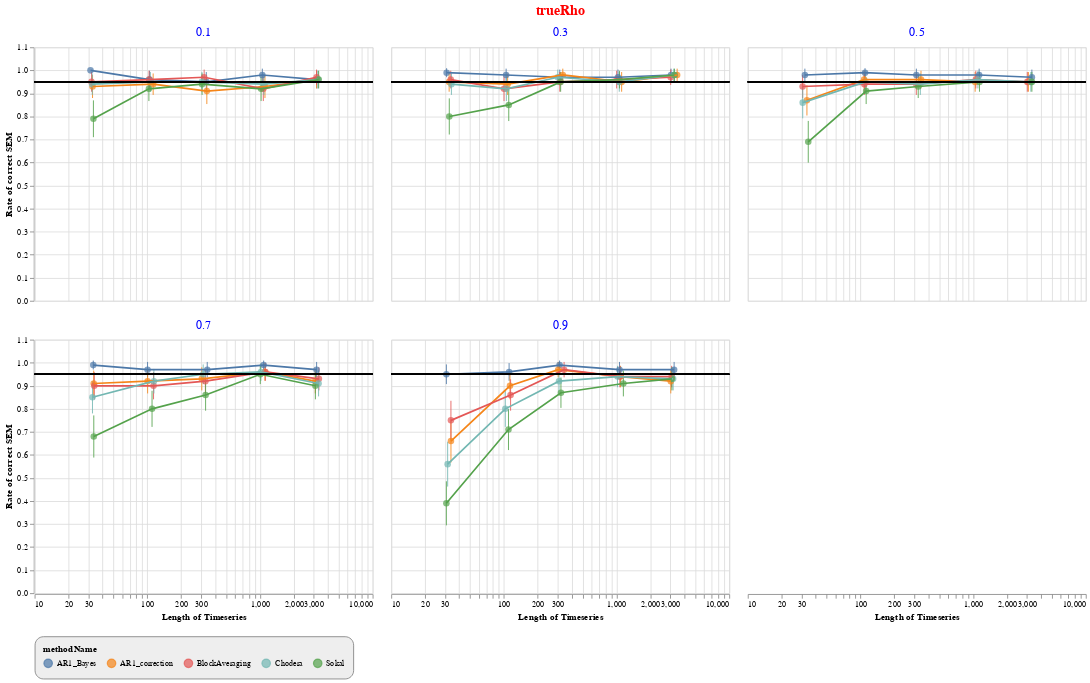

Notebook source saved alongside this figure:
### Code cell
# the base chart
base = alt.Chart(data).transform_calculate(
    x_jittered = '0.15*random()*datum.timeSeriesLength+datum.timeSeriesLength',
    ymin="datum.rate-datum.confInt",
    ymax="datum.rate+datum.confInt",
    goal='0.95')

#generate the scatter points:
points = base.mark_point(filled=True).encode(
    x=alt.X('x_jittered:Q', scale=alt.Scale(type='log'), title='Length of Timeseries'),
    y=alt.Y('rate:Q', scale=alt.Scale(domain=[0,1.04]), title='Rate of correct SEM'),
    size=alt.value(60),
    color='methodName')

#generate the scatter points:
line = base.mark_line().encode(
    x=alt.X('x_jittered:Q'),
    y=alt.Y('rate:Q'),
    color='methodName')

# scale=alt.Scale(type='log', domain=[0.001, 1000]),
#           axis=alt.Axis(tickCount=5)
    
#generate the 95% mark:
rule = base.mark_rule(color='black').encode(
    alt.Y('goal:Q'))

# generate the error bars:
# errorbars = base.mark_errorbar().encode(
#     alt.X("x_jittered:Q"),
#     alt.Y("ymin:Q", title=''),
#     alt.Y2("ymax:Q"),
#     color='methodName')

errorbar = base.mark_rule().encode(
    alt.X("x_jittered:Q"),
    alt.Y("ymin:Q", title=''),
    alt.Y2("ymax:Q")
)


chart = alt.layer(
    
  errorbars,
  points,
  line,
  rule,
    
).facet(facet='trueRho', columns=3)

chart = chart.configure_header(titleColor='red',
                       titleFontSize=16,
                      labelColor='blue',
                      labelFontSize=14)

chart = chart.configure_legend(
    strokeColor='gray',
    fillColor='#EEEEEE',
    padding=10,
    cornerRadius=10,
    orient='bottom'
)


chart = chart.configure_axis(
    alt.TickCount(1))
chart

### Figure 1 — Vega-Lite specification as saved in the notebook (floating-point values rounded to 4 significant figures)
{"config": {"view": {"continuousWidth": 400, "continuousHeight": 300}, "axis": {"bandPosition": 1}, "header": {"labelColor": "blue", "labelFontSize": 14, "titleColor": "red", "titleFontSize": 16}, "legend": {"cornerRadius": 10, "fillColor": "#EEEEEE", "orient": "bottom", "padding": 10, "strokeColor": "gray"}}, "data": {"name": "data-ed62e31302ce5246cf08610a47ba6d4e"}, "facet": {"type": "quantitative", "field": "trueRho"}, "spec": {"layer": [{"mark": "errorbar", "encoding": {"color": {"type": "nominal", "field": "methodName"}, "x": {"type": "quantitative", "field": "x_jittered"}, "y": {"type": "quantitative", "field": "ymin", "title": ""}, "y2": {"field": "ymax"}}, "transform": [{"calculate": "0.15*random()*datum.timeSeriesLength+datum.timeSeriesLength", "as": "x_jittered"}, {"calculate": "datum.rate-datum.confInt", "as": "ymin"}, {"calculate": "datum.rate+datum.confInt", "as": "ymax"}, {"calculate": "0.95", "as": "goal"}]}, {"mark": {"type": "point", "filled": true}, "encoding": {"color": {"type": "nominal", "field": "methodName"}, "size": {"value": 60}, "x": {"type": "quantitative", "field": "x_jittered", "scale": {"type": "log"}, "title": "Length of Timeseries"}, "y": {"type": "quantitative", "field": "rate", "scale": {"domain": [0, 1.04]}, "title": "Rate of correct SEM"}}, "transform": [{"calculate": "0.15*random()*datum.timeSeriesLength+datum.timeSeriesLength", "as": "x_jittered"}, {"calculate": "datum.rate-datum.confInt", "as": "ymin"}, {"calculate": "datum.rate+datum.confInt", "as": "ymax"}, {"calculate": "0.95", "as": "goal"}]}, {"mark": "line", "encoding": {"color": {"type": "nominal", "field": "methodName"}, "x": {"type": "quantitative", "field": "x_jittered"}, "y": {"type": "quantitative", "field": "rate"}}, "transform": [{"calculate": "0.15*random()*datum.timeSeriesLength+datum.timeSeriesLength", "as": "x_jittered"}, {"calculate": "datum.rate-datum.confInt", "as": "ymin"}, {"calculate": "datum.rate+datum.confInt", "as": "ymax"}, {"calculate": "0.95", "as": "goal"}]}, {"mark": {"type": "rule", "color": "black"}, "encoding": {"y": {"type": "quantitative", "field": "goal"}}, "transform": [{"calculate": "0.15*random()*datum.timeSeriesLength+datum.timeSeriesLength", "as": "x_jittered"}, {"calculate": "datum.rate-datum.confInt", "as": "ymin"}, {"calculate": "datum.rate+datum.confInt", "as": "ymax"}, {"calculate": "0.95", "as": "goal"}]}]}, "columns": 3, "$schema": "https://vega.github.io/schema/vega-lite/v4.8.1.json", "datasets": {"data-ed62e31302ce5246cf08610a47ba6d4e": [{"methodName": "AR1_Bayes", "timeSeriesLength": 30, "trueRho": 0.1, "rate": 1.0, "confInt": 0.0}, {"methodName": "AR1_Bayes", "timeSeriesLength": 30, "trueRho": 0.3, "rate": 0.99, "confInt": 0.0195}, {"methodName": "AR1_Bayes", "timeSeriesLength": 30, "trueRho": 0.5, "rate": 0.98, "confInt": 0.02744}, {"methodName": "AR1_Bayes", "timeSeriesLength": 30, "trueRho": 0.7, "rate": 0.99, "confInt": 0.0195}, {"methodName": "AR1_Bayes", "timeSeriesLength": 30, "trueRho": 0.9, "rate": 0.95, "confInt": 0.04272}, {"methodName": "AR1_Bayes", "timeSeriesLength": 100, "trueRho": 0.1, "rate": 0.96, "confInt": 0.03841}, {"methodName": "AR1_Bayes", "timeSeriesLength": 100, "trueRho": 0.3, "rate": 0.98, "confInt": 0.02744}, {"methodName": "AR1_Bayes", "timeSeriesLength": 100, "trueRho": 0.5, "rate": 0.99, "confInt": 0.0195}, {"methodName": "AR1_Bayes", "timeSeriesLength": 100, "trueRho": 0.7, "rate": 0.97, "confInt": 0.03344}, {"methodName": "AR1_Bayes", "timeSeriesLength": 100, "trueRho": 0.9, "rate": 0.96, "confInt": 0.03841}, {"methodName": "AR1_Bayes", "timeSeriesLength": 300, "trueRho": 0.1, "rate": 0.95, "confInt": 0.04272}, {"methodName": "AR1_Bayes", "timeSeriesLength": 300, "trueRho": 0.3, "rate": 0.97, "confInt": 0.03344}, {"methodName": "AR1_Bayes", "timeSeriesLength": 300, "trueRho": 0.5, "rate": 0.98, "confInt": 0.02744}, {"methodName": "AR1_Bayes", "timeSeriesLength": 300, "trueRho": 0.7, "rate": 0.97, "confInt": 0.03344}, {"methodName": "AR1_Bayes", "timeSeriesLength": 300, "trueRho": 0.9, "rate": 0.99, "confInt": 0.0195}, {"methodName": "AR1_Bayes", "timeSeriesLength": 1000, "trueRho": 0.1, "rate": 0.98, "confInt": 0.02744}, {"methodName": "AR1_Bayes", "timeSeriesLength": 1000, "trueRho": 0.3, "rate": 0.97, "confInt": 0.03344}, {"methodName": "AR1_Bayes", "timeSeriesLength": 1000, "trueRho": 0.5, "rate": 0.98, "confInt": 0.02744}, {"methodName": "AR1_Bayes", "timeSeriesLength": 1000, "trueRho": 0.7, "rate": 0.99, "confInt": 0.0195}, {"methodName": "AR1_Bayes", "timeSeriesLength": 1000, "trueRho": 0.9, "rate": 0.97, "confInt": 0.03344}, {"methodName": "AR1_Bayes", "timeSeriesLength": 3000, "trueRho": 0.1, "rate": 0.96, "confInt": 0.03841}, {"methodName": "AR1_Bayes", "timeSeriesLength": 3000, "trueRho": 0.3, "rate": 0.98, "confInt": 0.02744}, {"methodName": "AR1_Bayes", "timeSeriesLength": 3000, "trueRho": 0.5, "rate": 0.97, "confInt": 0.03344}, {"methodName": "AR1_Bayes", "timeSeriesLength": 3000, "trueRho": 0.7, "rate": 0.97, "confInt": 0.03344}, {"methodName": "AR1_Bayes", "timeSeriesLength": 3000, "trueRho": 0.9, "rate": 0.97, "confInt": 0.03344}, {"methodName": "AR1_correction", "timeSeriesLength": 30, "trueRho": 0.1, "rate": 0.93, "confInt": 0.05001}, {"methodName": "AR1_correction", "timeSeriesLength": 30, "trueRho": 0.3, "rate": 0.95, "confInt": 0.04272}, {"methodName": "AR1_correction", "timeSeriesLength": 30, "trueRho": 0.5, "rate": 0.87, "confInt": 0.06592}, {"methodName": "AR1_correction", "timeSeriesLength": 30, "trueRho": 0.7, "rate": 0.91, "confInt": 0.05609}, {"methodName": "AR1_correction", "timeSeriesLength": 30, "trueRho": 0.9, "rate": 0.66, "confInt": 0.09285}, {"methodName": "AR1_correction", "timeSeriesLength": 100, "trueRho": 0.1, "rate": 0.94, "confInt": 0.04655}, {"methodName": "AR1_correction", "timeSeriesLength": 100, "trueRho": 0.3, "rate": 0.94, "confInt": 0.04655}, {"methodName": "AR1_correction", "timeSeriesLength": 100, "trueRho": 0.5, "rate": 0.96, "confInt": 0.03841}, {"methodName": "AR1_correction", "timeSeriesLength": 100, "trueRho": 0.7, "rate": 0.92, "confInt": 0.05317}, {"methodName": "AR1_correction", "timeSeriesLength": 100, "trueRho": 0.9, "rate": 0.9, "confInt": 0.0588}, {"methodName": "AR1_correction", "timeSeriesLength": 300, "trueRho": 0.1, "rate": 0.91, "confInt": 0.05609}, {"methodName": "AR1_correction", "timeSeriesLength": 300, "trueRho": 0.3, "rate": 0.98, "confInt": 0.02744}, {"methodName": "AR1_correction", "timeSeriesLength": 300, "trueRho": 0.5, "rate": 0.96, "confInt": 0.03841}, {"methodName": "AR1_correction", "timeSeriesLength": 300, "trueRho": 0.7, "rate": 0.93, "confInt": 0.05001}, {"methodName": "AR1_correction", "timeSeriesLength": 300, "trueRho": 0.9, "rate": 0.97, "confInt": 0.03344}, {"methodName": "AR1_correction", "timeSeriesLength": 1000, "trueRho": 0.1, "rate": 0.93, "confInt": 0.05001}, {"methodName": "AR1_correction", "timeSeriesLength": 1000, "trueRho": 0.3, "rate": 0.95, "confInt": 0.04272}, {"methodName": "AR1_correction", "timeSeriesLength": 1000, "trueRho": 0.5, "rate": 0.95, "confInt": 0.04272}, {"methodName": "AR1_correction", "timeSeriesLength": 1000, "trueRho": 0.7, "rate": 0.96, "confInt": 0.03841}, {"methodName": "AR1_correction", "timeSeriesLength": 1000, "trueRho": 0.9, "rate": 0.94, "confInt": 0.04655}, {"methodName": "AR1_correction", "timeSeriesLength": 3000, "trueRho": 0.1, "rate": 0.96, "confInt": 0.03841}, {"methodName": "AR1_correction", "timeSeriesLength": 3000, "trueRho": 0.3, "rate": 0.98, "confInt": 0.02744}, {"methodName": "AR1_correction", "timeSeriesLength": 3000, "trueRho": 0.5, "rate": 0.95, "confInt": 0.04272}, {"methodName": "AR1_correction", "timeSeriesLength": 3000, "trueRho": 0.7, "rate": 0.92, "confInt": 0.05317}, {"methodName": "AR1_correction", "timeSeriesLength": 3000, "trueRho": 0.9, "rate": 0.92, "confInt": 0.05317}, {"methodName": "BlockAveraging", "timeSeriesLength": 30, "trueRho": 0.1, "rate": 0.95, "confInt": 0.04272}, {"methodName": "BlockAveraging", "timeSeriesLength": 30, "trueRho": 0.3, "rate": 0.96, "confInt": 0.03841}, {"methodName": "BlockAveraging", "timeSeriesLength": 30, "trueRho": 0.5, "rate": 0.93, "confInt": 0.05001}, {"methodName": "BlockAveraging", "timeSeriesLength": 30, "trueRho": 0.7, "rate": 0.9, "confInt": 0.0588}, {"methodName": "BlockAveraging", "timeSeriesLength": 30, "trueRho": 0.9, "rate": 0.75, "confInt": 0.08487}, {"methodName": "BlockAveraging", "timeSeriesLength": 100, "trueRho": 0.1, "rate": 0.96, "confInt": 0.03841}, {"methodName": "BlockAveraging", "timeSeriesLength": 100, "trueRho": 0.3, "rate": 0.92, "confInt": 0.05317}, {"methodName": "BlockAveraging", "timeSeriesLength": 100, "trueRho": 0.5, "rate": 0.94, "confInt": 0.04655}, {"methodName": "BlockAveraging", "timeSeriesLength": 100, "trueRho": 0.7, "rate": 0.9, "confInt": 0.0588}, {"methodName": "BlockAveraging", "timeSeriesLength": 100, "trueRho": 0.9, "rate": 0.86, "confInt": 0.06801}, {"methodName": "BlockAveraging", "timeSeriesLength": 300, "trueRho": 0.1, "rate": 0.97, "confInt": 0.03344}, {"methodName": "BlockAveraging", "timeSeriesLength": 300, "trueRho": 0.3, "rate": 0.95, "confInt": 0.04272}, {"methodName": "BlockAveraging", "timeSeriesLength": 300, "trueRho": 0.5, "rate": 0.94, "confInt": 0.04655}, {"methodName": "BlockAveraging", "timeSeriesLength": 300, "trueRho": 0.7, "rate": 0.92, "confInt": 0.05317}, {"methodName": "BlockAveraging", "timeSeriesLength": 300, "trueRho": 0.9, "rate": 0.97, "confInt": 0.03344}, {"methodName": "BlockAveraging", "timeSeriesLength": 1000, "trueRho": 0.1, "rate": 0.92, "confInt": 0.05317}, {"methodName": "BlockAveraging", "timeSeriesLength": 1000, "trueRho": 0.3, "rate": 0.96, "confInt": 0.03841}, {"methodName": "BlockAveraging", "timeSeriesLength": 1000, "trueRho": 0.5, "rate": 0.96, "confInt": 0.03841}, {"methodName": "BlockAveraging", "timeSeriesLength": 1000, "trueRho": 0.7, "rate": 0.96, "confInt": 0.03841}, {"methodName": "BlockAveraging", "timeSeriesLength": 1000, "trueRho": 0.9, "rate": 0.94, "confInt": 0.04655}, {"methodName": "BlockAveraging", "timeSeriesLength": 3000, "trueRho": 0.1, "rate": 0.97, "confInt": 0.03344}, {"methodName": "BlockAveraging", "timeSeriesLength": 3000, "trueRho": 0.3, "rate": 0.97, "confInt": 0.03344}, {"methodName": "BlockAveraging", "timeSeriesLength": 3000, "trueRho": 0.5, "rate": 0.95, "confInt": 0.04272}, {"methodName": "BlockAveraging", "timeSeriesLength": 3000, "trueRho": 0.7, "rate": 0.93, "confInt": 0.05001}, {"methodName": "BlockAveraging", "timeSeriesLength": 3000, "trueRho": 0.9, "rate": 0.94, "confInt": 0.04655}, {"methodName": "Chodera", "timeSeriesLength": 30, "trueRho": 0.1, "rate": 0.94, "confInt": 0.04655}, {"methodName": "Chodera", "timeSeriesLength": 30, "trueRho": 0.3, "rate": 0.94, "confInt": 0.04655}, {"methodName": "Chodera", "timeSeriesLength": 30, "trueRho": 0.5, "rate": 0.86, "confInt": 0.06801}, {"methodName": "Chodera", "timeSeriesLength": 30, "trueRho": 0.7, "rate": 0.85, "confInt": 0.06999}, {"methodName": "Chodera", "timeSeriesLength": 30, "trueRho": 0.9, "rate": 0.56, "confInt": 0.09729}, {"methodName": "Chodera", "timeSeriesLength": 100, "trueRho": 0.1, "rate": 0.95, "confInt": 0.04272}, {"methodName": "Chodera", "timeSeriesLength": 100, "trueRho": 0.3, "rate": 0.92, "confInt": 0.05317}, {"methodName": "Chodera", "timeSeriesLength": 100, "trueRho": 0.5, "rate": 0.95, "confInt": 0.04272}, {"methodName": "Chodera", "timeSeriesLength": 100, "trueRho": 0.7, "rate": 0.92, "confInt": 0.05317}, {"methodName": "Chodera", "timeSeriesLength": 100, "trueRho": 0.9, "rate": 0.8, "confInt": 0.0784}, {"methodName": "Chodera", "timeSeriesLength": 300, "trueRho": 0.1, "rate": 0.95, "confInt": 0.04272}, {"methodName": "Chodera", "timeSeriesLength": 300, "trueRho": 0.3, "rate": 0.97, "confInt": 0.03344}, {"methodName": "Chodera", "timeSeriesLength": 300, "trueRho": 0.5, "rate": 0.94, "confInt": 0.04655}, {"methodName": "Chodera", "timeSeriesLength": 300, "trueRho": 0.7, "rate": 0.95, "confInt": 0.04272}, {"methodName": "Chodera", "timeSeriesLength": 300, "trueRho": 0.9, "rate": 0.92, "confInt": 0.05317}, {"methodName": "Chodera", "timeSeriesLength": 1000, "trueRho": 0.1, "rate": 0.94, "confInt": 0.04655}, {"methodName": "Chodera", "timeSeriesLength": 1000, "trueRho": 0.3, "rate": 0.95, "confInt": 0.04272}, {"methodName": "Chodera", "timeSeriesLength": 1000, "trueRho": 0.5, "rate": 0.96, "confInt": 0.03841}, {"methodName": "Chodera", "timeSeriesLength": 1000, "trueRho": 0.7, "rate": 0.96, "confInt": 0.03841}, {"methodName": "Chodera", "timeSeriesLength": 1000, "trueRho": 0.9, "rate": 0.94, "confInt": 0.04655}, {"methodName": "Chodera", "timeSeriesLength": 3000, "trueRho": 0.1, "rate": 0.96, "confInt": 0.03841}, {"methodName": "Chodera", "timeSeriesLength": 3000, "trueRho": 0.3, "rate": 0.98, "confInt": 0.02744}, {"methodName": "Chodera", "timeSeriesLength": 3000, "trueRho": 0.5, "rate": 0.95, "confInt": 0.04272}, {"methodName": "Chodera", "timeSeriesLength": 3000, "trueRho": 0.7, "rate": 0.91, "confInt": 0.05609}, {"methodName": "Chodera", "timeSeriesLength": 3000, "trueRho": 0.9, "rate": 0.93, "confInt": 0.05001}, {"methodName": "Sokal", "timeSeriesLength": 30, "trueRho": 0.1, "rate": 0.79, "confInt": 0.07983}, {"methodName": "Sokal", "timeSeriesLength": 30, "trueRho": 0.3, "rate": 0.8, "confInt": 0.0784}, {"methodName": "Sokal", "timeSeriesLength": 30, "trueRho": 0.5, "rate": 0.69, "confInt": 0.09065}, {"methodName": "Sokal", "timeSeriesLength": 30, "trueRho": 0.7, "rate": 0.68, "confInt": 0.09143}, {"methodName": "Sokal", "timeSeriesLength": 30, "trueRho": 0.9, "rate": 0.39, "confInt": 0.0956}, {"methodName": "Sokal", "timeSeriesLength": 100, "trueRho": 0.1, "rate": 0.92, "confInt": 0.05317}, {"methodName": "Sokal", "timeSeriesLength": 100, "trueRho": 0.3, "rate": 0.85, "confInt": 0.06999}, {"methodName": "Sokal", "timeSeriesLength": 100, "trueRho": 0.5, "rate": 0.91, "confInt": 0.05609}, {"methodName": "Sokal", "timeSeriesLength": 100, "trueRho": 0.7, "rate": 0.8, "confInt": 0.0784}, {"methodName": "Sokal", "timeSeriesLength": 100, "trueRho": 0.9, "rate": 0.71, "confInt": 0.08894}, {"methodName": "Sokal", "timeSeriesLength": 300, "trueRho": 0.1, "rate": 0.94, "confInt": 0.04655}, {"methodName": "Sokal", "timeSeriesLength": 300, "trueRho": 0.3, "rate": 0.95, "confInt": 0.04272}, {"methodName": "Sokal", "timeSeriesLength": 300, "trueRho": 0.5, "rate": 0.93, "confInt": 0.05001}, {"methodName": "Sokal", "timeSeriesLength": 300, "trueRho": 0.7, "rate": 0.86, "confInt": 0.06801}, {"methodName": "Sokal", "timeSeriesLength": 300, "trueRho": 0.9, "rate": 0.87, "confInt": 0.06592}, {"methodName": "Sokal", "timeSeriesLength": 1000, "trueRho": 0.1, "rate": 0.92, "confInt": 0.05317}, {"methodName": "Sokal", "timeSeriesLength": 1000, "trueRho": 0.3, "rate": 0.96, "confInt": 0.03841}, {"methodName": "Sokal", "timeSeriesLength": 1000, "trueRho": 0.5, "rate": 0.95, "confInt": 0.04272}, {"methodName": "Sokal", "timeSeriesLength": 1000, "trueRho": 0.7, "rate": 0.95, "confInt": 0.04272}, {"methodName": "Sokal", "timeSeriesLength": 1000, "trueRho": 0.9, "rate": 0.91, "confInt": 0.05609}, {"methodName": "Sokal", "timeSeriesLength": 3000, "trueRho": 0.1, "rate": 0.96, "confInt": 0.03841}, {"methodName": "Sokal", "timeSeriesLength": 3000, "trueRho": 0.3, "rate": 0.98, "confInt": 0.02744}, {"methodName": "Sokal", "timeSeriesLength": 3000, "trueRho": 0.5, "rate": 0.95, "confInt": 0.04272}, {"methodName": "Sokal", "timeSeriesLength": 3000, "trueRho": 0.7, "rate": 0.9, "confInt": 0.0588}, {"methodName": "Sokal", "timeSeriesLength": 3000, "trueRho": 0.9, "rate": 0.93, "confInt": 0.05001}]}}
